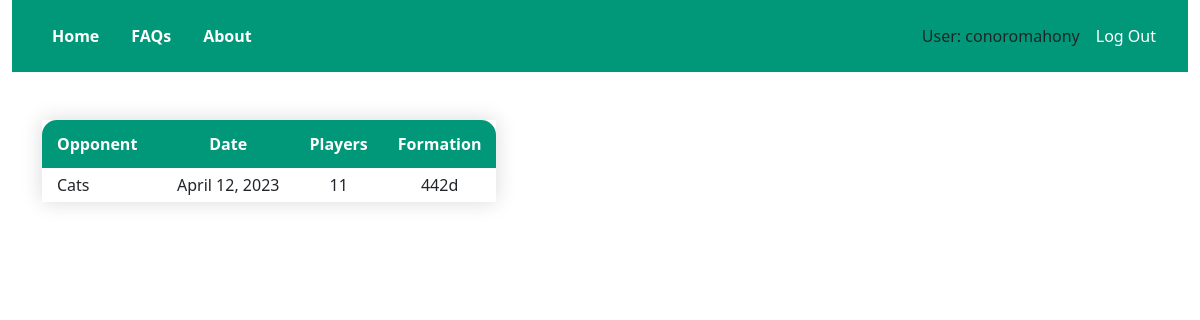
/lineups/list.html (signed in), run on an earlier commit of the app's database.
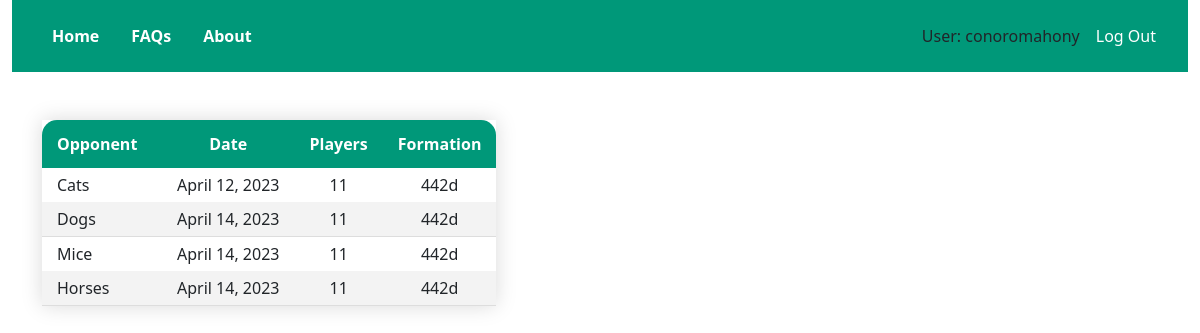
And on a later commit of the database.
### lineups/models.py (models this page shows, shortened)
class Lineup(models.Model):
    class TeamSize(models.TextChoices):
        ELEVEN = "11", _("11 vs. 11")
    class TeamFormation(models.TextChoices):
        FOUR_FOUR_TWO_D = "442d", _("4-4-2 (diamond)")
    class HalfDuration(models.TextChoices):
        THIRTY_FIVE = "35", _("35 minutes")
    class FirstGoalie(models.Model):
        name = models.ForeignKey(Player, on_delete=models.CASCADE)
    class SecondGoalie(models.Model):
        name = models.ForeignKey(Player, on_delete=models.CASCADE)
    game_id = models.CharField(max_length=20)
    opponent = models.CharField(max_length=40, default='')
    game_date = models.DateField()
    team_name = models.CharField(max_length=20)
    team_size = models.CharField(
        max_length=2,
        choices=TeamSize.choices,
        default=TeamSize.ELEVEN,
    )
    team_formation = models.CharField(
        max_length=4,
        choices=TeamFormation.choices,
        default=TeamFormation.FOUR_FOUR_TWO_D,
    )
    half_duration = models.CharField(
        max_length=2,
        choices=HalfDuration.choices,
        default=HalfDuration.THIRTY_FIVE,
    )
    first_goalie = models.CharField(
        max_length=20,
        default=''
    )
    second_goalie = models.CharField(
        max_length=20,
        default=''
    )
    number_subs = models.IntegerField()
    positions = models.CharField(max_length=2000)
    owner = models.ForeignKey(User, on_delete=models.CASCADE)

### lineups/views.py (the view)
# urls.py: path('list.html', views.lineup_list, name='lineup_list'),
@login_required
def lineup_list(request):
    lineups = Lineup.objects.filter(owner=request.user)
    return render(request, 'lineups/list.html', {'lineups': lineups})

### lineups/templates/lineups/list.html (shortened to what this page needs)
{% extends "home/base.html" %}
{% block content %}
    <table class="roster-list text-nowrap">
        <thead>
            <tr>
                <th id="leftmost-cell">Opponent</th>
                <th>Date</th>
                <th>Players</th>
                <th id="rightmost-cell">Formation</th
            </tr>
        </thead>
        <tbody>
            {% for lineup in lineups %}
                <tr>
                    <td id="leftmost-cell">{{ lineup.opponent }}</td>
                    <td>{{ lineup.game_date }}</td>
                    <td>{{ lineup.team_size }}</td>
                    <td>{{ lineup.team_formation }}</td>
                </tr>
            {% endfor %}
        </tbody>
    </table>
{% endblock %}

What changed in the data, as far as the page shows it:
added Lineup: opponent "Dogs", game_date "April 14, 2023", team_size "11", team_formation "442d"
added Lineup: opponent "Mice", game_date "April 14, 2023", team_size "11", team_formation "442d"
added Lineup: opponent "Horses", game_date "April 14, 2023", team_size "11", team_formation "442d"
